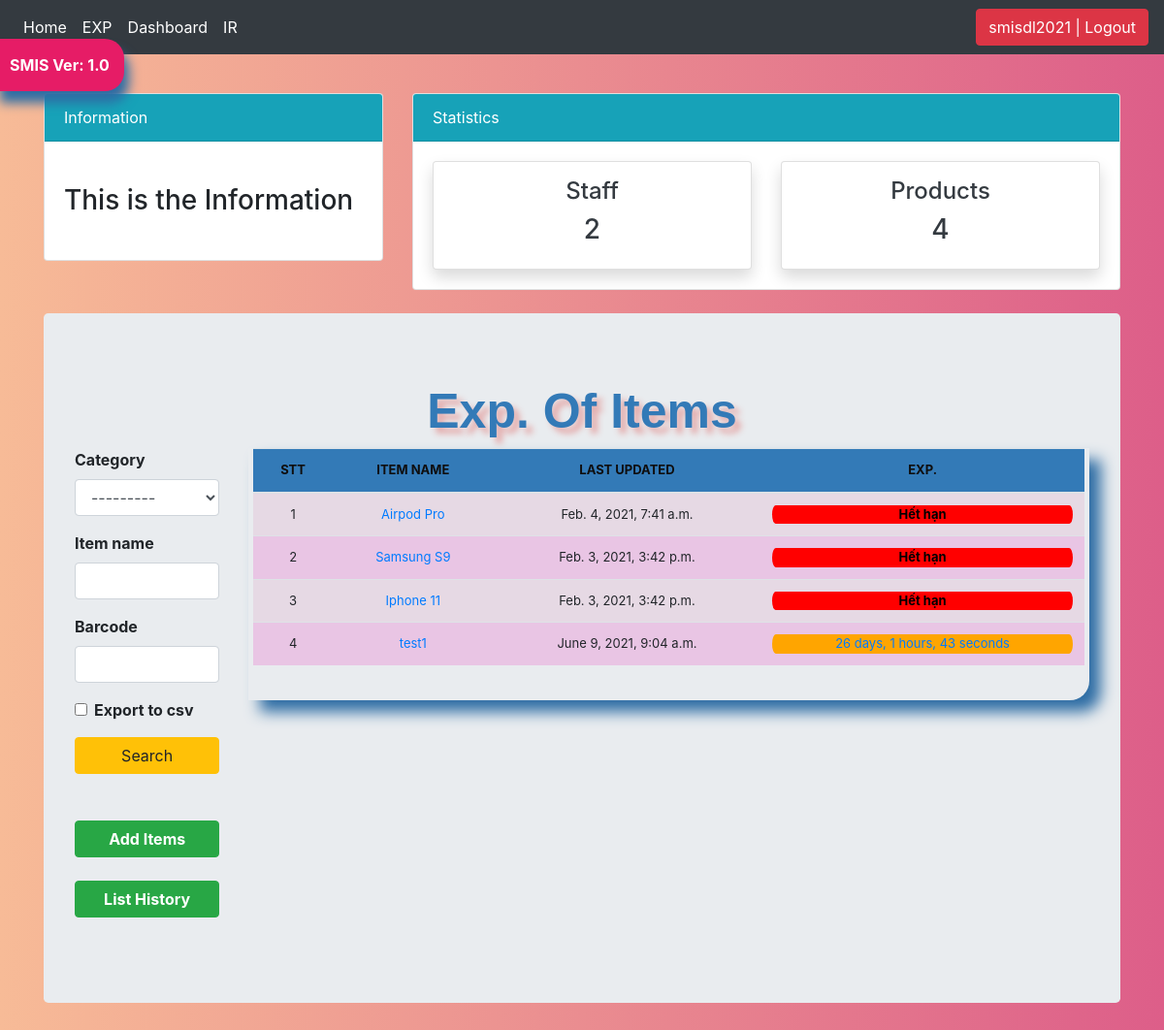
Before: /exp_items/ (signed in) with the older database file.
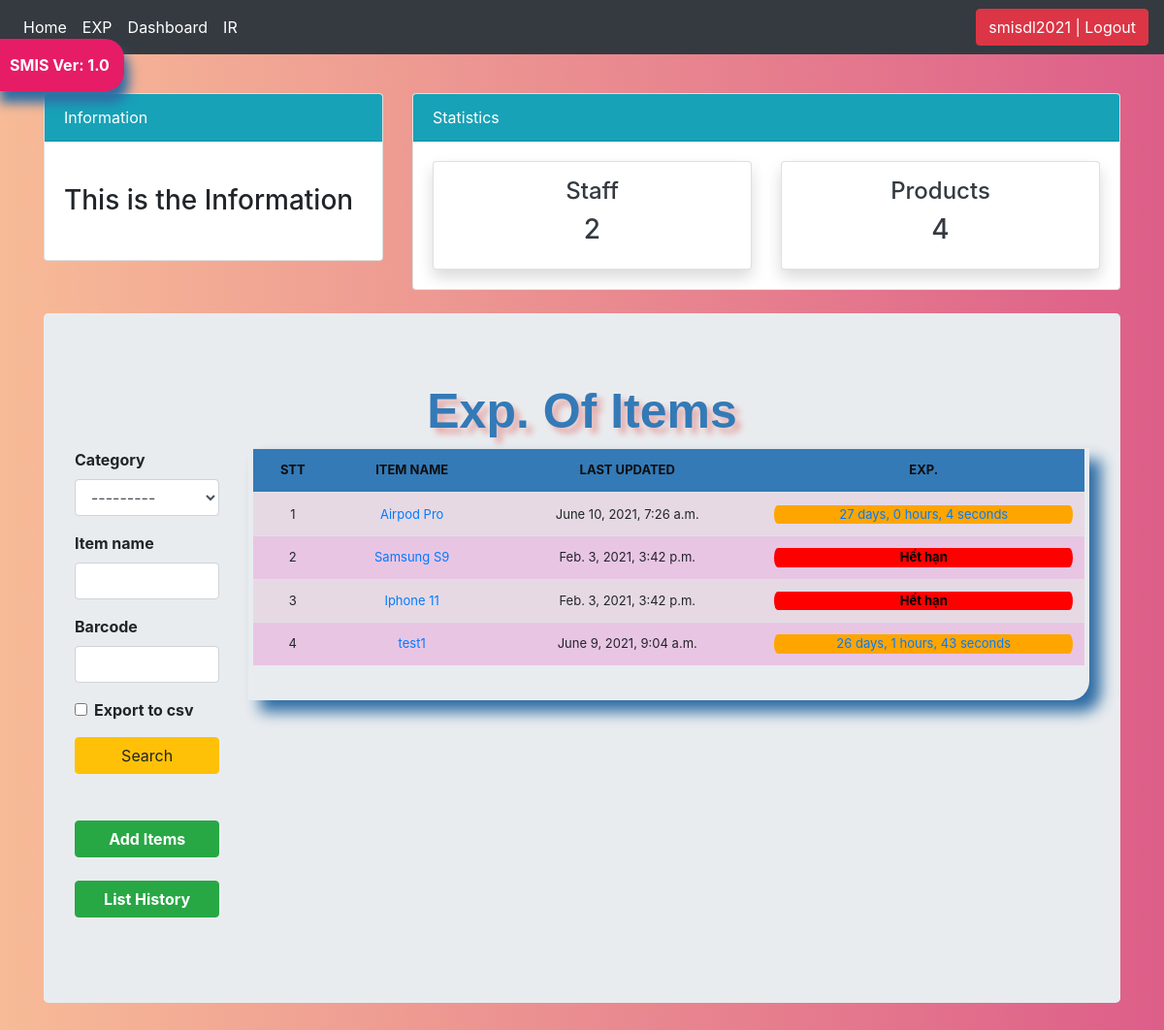
After: the same page with the newer database file.
### stockmgmt/models.py (models this page shows, shortened)
class Stock(models.Model):
    category = models.ForeignKey(Category, on_delete=models.CASCADE, blank=True)
    item_name = models.CharField(max_length=50, blank=True, null=True, )
    barcode = models.CharField(max_length=50, blank=True, null=True)
    quantity = models.IntegerField(default='0', blank=True, null=True)
    receive_quantity = models.IntegerField(default='0', blank=True, null=True)
    receive_by = models.CharField(max_length=50, blank=True, null=True)
    issue_quantity = models.IntegerField(default='0', blank=True, null=True)
    issue_by = models.CharField(max_length=50, blank=True, null=True)
    issue_to = models.CharField(max_length=50, blank=True, null=True)
    phone_number = models.CharField(max_length=50, blank=True, null=True)
    created_by = models.CharField(max_length=50, blank=True, null=True)
    reorder_level = models.IntegerField(default='0', blank=True, null=True)
    last_updated = models.DateTimeField()
    timestamp = models.DateTimeField(auto_now_add=True, auto_now=False)
    exp_day = models.DateTimeField()

### stockmgmt/views.py (the view, shortened to what this page needs)
# urls.py: path('exp_items/', views.exp_items, name='exp_items'),
@login_required
def exp_items(request):
        header = 'Exp. Of Items'
        form = StockSearchForm(request.POST or None)
        queryset =  Stock.objects.all()
        row_title = [
            "STT",
            "ITEM NAME",
            "LAST UPDATED",
            "EXP.",
        ]
        context = {
            'total': get_total_stock(),
            "header": header,
            'queryset': queryset,
            'form' :form,
            'row_title': row_title,
            'time_now': datetime.now(timezone.utc),
        }
        category = form['category'].value()
        return render(request, "exp_items.html", context)

### stockmgmt/forms.py
class StockSearchForm(forms.ModelForm):
		export_to_CSV = forms.BooleanField(required=False)
		class Meta:
			model = Stock
			fields = ['category', 'item_name', 'barcode']

### stockmgmt/models.py (called while the page is built)
    def __str__(self):
        return self.name

### stockmgmt/templatetags/cal_exp.py (called while the page is built)
@register.filter(name='cal_exp_day')
def cal(exp_day):
    now = datetime.now(timezone.utc)
    delta = exp_day - now
    val = '%s days, %s hours, %s seconds' % (delta.days, delta.seconds//3600, (delta.seconds//60) % 60)
    return val

### stockmgmt/views.py (called while the page is built)
def get_total_stock():
    return Stock.objects.count()

### stockmgmt/templates/exp_items.html (shortened to what this page needs)
{% extends 'list_items.html' %}
{% load static %}
{% load crispy_forms_tags %}
{% load cal_exp %}
{% block table %}
<thead>
        <tr>
                {% for title in row_title %}
                <th>{{ title }}</th>
                {% endfor %}
        </tr>
</thead>
{% for instance in queryset %}
<tr>
        <td>{{ forloop.counter }}</td>
        <td><a href="{% url 'update_items' instance.id %}">{{ instance.item_name }}</a></td>
        <td>{{ instance.last_updated }}</td>
        <td>
                {% if instance.exp_day > time_now %}
                <div style="background-color: orange; border-radius:30px/80px;" >
                        <a href="{% url 'stock_detail' instance.id %}">{{ instance.exp_day|cal_exp_day }}</a>
                </div>
                {% else %}
                <div style="background-color: red; border-radius:30px/80px;" >
                        <a href="{% url 'stock_detail' instance.id %}">
                                <font class="bold" color="black">
                                        <strong>Hết hạn</strong>
                                </font>
                        </a>
                </div>
                {% endif %}
        </td>
</tr>
{% endfor %}
{% endblock %}

Changed rows visible on the page:
changed Stock "Airpod Pro": last_updated "Feb. 4, 2021, 7:41 a.m." → "June 10, 2021, 7:26 a.m."; exp_day|cal_exp_day (not shown) → "27 days, 0 hours, 4 seconds"; no longer shows "Hết hạn"
